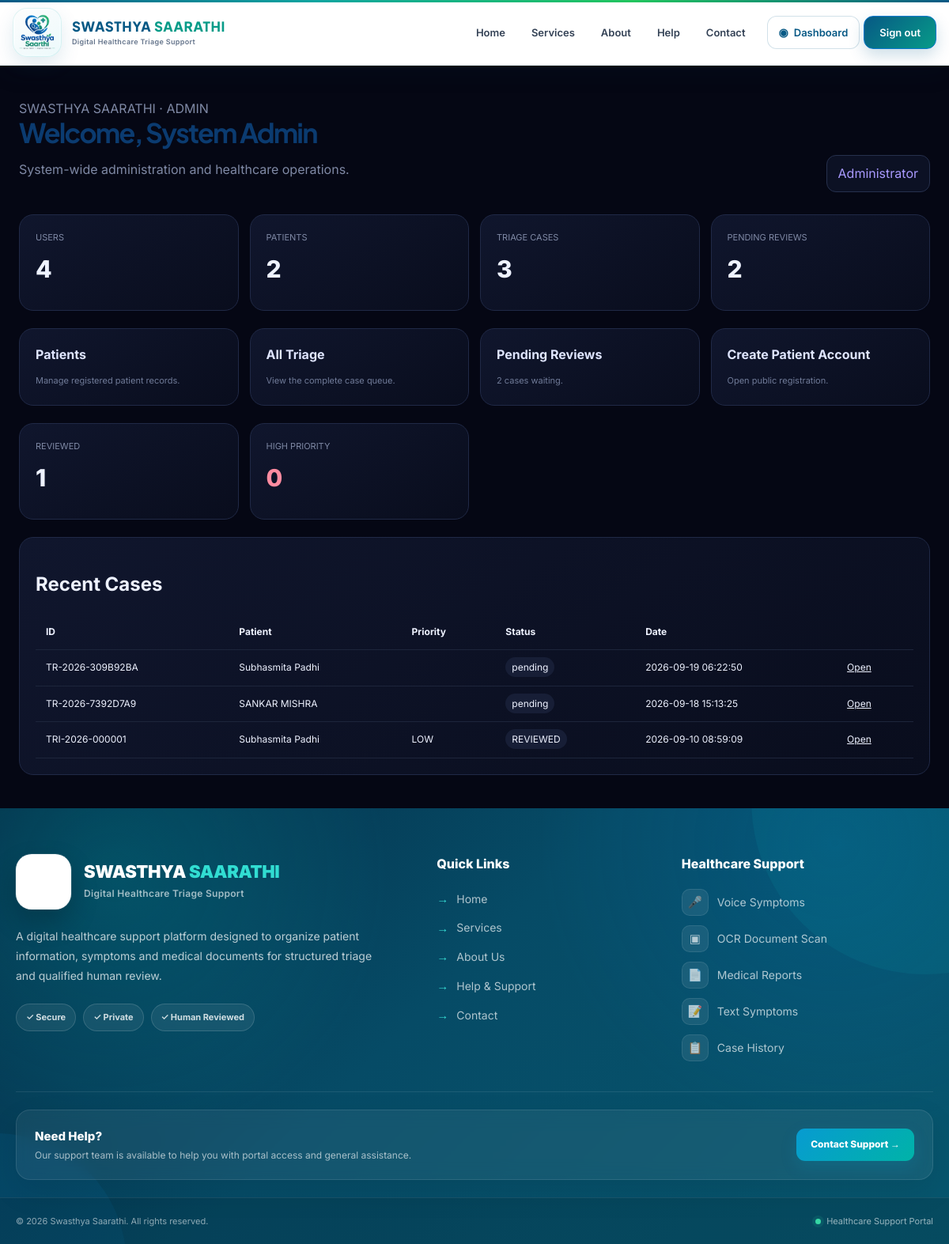
Page /admin/dashboard.php (signed in) on the committed database.
### tables this page shows
CREATE TABLE `triage_reports` (
  `id` int(11) NOT NULL,
  `triage_uid` varchar(30) DEFAULT NULL,
  `patient_id` int(11) DEFAULT NULL,
  `symptoms` text DEFAULT NULL,
  `duration` varchar(255) DEFAULT NULL,
  `priority` enum('HIGH','MEDIUM','LOW') DEFAULT NULL,
  `urgency_flags` text DEFAULT NULL,
  `missing_information` text DEFAULT NULL,
  `summary` text DEFAULT NULL,
  `status` varchar(40) DEFAULT 'WAITING',
  `report_path` varchar(255) DEFAULT NULL,
  `created_at` timestamp NOT NULL DEFAULT current_timestamp(),
  `ocr_text` longtext DEFAULT NULL,
  `prescription_path` varchar(500) DEFAULT NULL,
  `medicine_summary` longtext DEFAULT NULL,
  `reviewed_by` int(11) DEFAULT NULL,
  `reviewer_name` varchar(255) DEFAULT NULL,
  `reviewed_at` datetime DEFAULT NULL,
  `ocr_medicines` text DEFAULT NULL,
  `ocr_document_path` varchar(500) DEFAULT NULL,
  `review_notes` text DEFAULT NULL,
  `prescription_text` longtext DEFAULT NULL,
  `uploaded_document` varchar(500) DEFAULT NULL
);

CREATE TABLE `patients` (
  `id` int(11) NOT NULL,
  `patient_uid` varchar(30) DEFAULT NULL,
  `name` varchar(150) DEFAULT NULL,
  `age` int(11) DEFAULT NULL,
  `gender` varchar(20) DEFAULT NULL,
  `phone` varchar(30) DEFAULT NULL,
  `language` varchar(40) DEFAULT NULL,
  `created_at` timestamp NOT NULL DEFAULT current_timestamp()
);

### includes/dashboard_guard.php (called while the page is built, shortened)
<?php
function dashboard_escape(mixed $value): string
{
    return htmlspecialchars((string)($value ?? ''), ENT_QUOTES, 'UTF-8');
}

### admin/dashboard.php (the view, shortened to what this page needs)
<?php
require_once __DIR__ . '/../includes/dashboard_guard.php';
require_once __DIR__ . '/../config/database.php';
$name = $_SESSION['user_name'] ?? 'Administrator';
$totalPatients = (int)$pdo->query("SELECT COUNT(*) FROM patients")->fetchColumn();
$totalCases = (int)$pdo->query("SELECT COUNT(*) FROM triage_reports")->fetchColumn();
$pending = (int)$pdo->query("SELECT COUNT(*) FROM triage_reports WHERE LOWER(COALESCE(status,'')) IN ('pending','waiting','pending_review','under_review')")->fetchColumn();
$reviewed = (int)$pdo->query("SELECT COUNT(*) FROM triage_reports WHERE LOWER(COALESCE(status,'')) IN ('reviewed','closed')")->fetchColumn();
$users = (int)$pdo->query("SELECT COUNT(*) FROM users")->fetchColumn();
$high = (int)$pdo->query("SELECT COUNT(*) FROM triage_reports WHERE UPPER(COALESCE(priority,''))='HIGH'")->fetchColumn();
$recent = $pdo->query("SELECT t.id,t.triage_uid,t.priority,t.status,t.created_at,p.name patient_name FROM triage_reports t LEFT JOIN patients p ON p.id=t.patient_id ORDER BY t.created_at DESC LIMIT 8")->fetchAll();
include __DIR__ . '/../includes/header.php';
?>
<main class="db"><div class="wrap">
<div class="hero"><div><div class="muted">SWASTHYA SAARATHI · ADMIN</div><h1>Welcome, <?=dashboard_escape($name)?></h1><p class="muted">System-wide administration and healthcare operations.</p></div><div class="role">Administrator</div></div>
<div class="grid">
<div class="card"><div class="label">USERS</div><div class="num"><?=number_format($users)?></div></div>
<div class="card"><div class="label">PATIENTS</div><div class="num"><?=number_format($totalPatients)?></div></div>
<div class="card"><div class="label">TRIAGE CASES</div><div class="num"><?=number_format($totalCases)?></div></div>
<div class="card"><div class="label">PENDING REVIEWS</div><div class="num"><?=number_format($pending)?></div></div>
</div>
<div class="actions">
<a class="card action" href="../patients.php"><strong>Patients</strong><span>Manage registered patient records.</span></a>
<a class="card action" href="../queue.php"><strong>All Triage</strong><span>View the complete case queue.</span></a>
<a class="card action" href="../queue.php?status=pending"><strong>Pending Reviews</strong><span><?=number_format($pending)?> cases waiting.</span></a>
<a class="card action" href="../register.php"><strong>Create Patient Account</strong><span>Open public registration.</span></a>
</div>
<div class="grid"><div class="card"><div class="label">REVIEWED</div><div class="num"><?=number_format($reviewed)?></div></div><div class="card"><div class="label">HIGH PRIORITY</div><div class="num danger"><?=number_format($high)?></div></div></div>
<section class="card table"><h2>Recent Cases</h2><table><thead><tr><th>ID</th><th>Patient</th><th>Priority</th><th>Status</th><th>Date</th><th></th></tr></thead><tbody><?php foreach($recent as $r): ?><tr><td><?=dashboard_escape($r['triage_uid'])?></td><td><?=dashboard_escape($r['patient_name'] ?? 'Unknown')?></td><td><?=dashboard_escape($r['priority'] ?? '—')?></td><td><span class="badge"><?=dashboard_escape($r['status'] ?? '—')?></span></td><td><?=dashboard_escape($r['created_at'])?></td><td><a href="../review.php?id=<?= (int)$r['id'] ?>">Open</a></td></tr><?php endforeach; ?></tbody></table></section>
</div></main>
<?php include __DIR__ . '/../includes/footer.php'; ?>

### rows in the picture
triage_reports: triage_uid "TR-2026-309B92BA", patient.name "Subhasmita Padhi", status "pending", created_at "2026-09-19 06:22:50"
triage_reports: triage_uid "TR-2026-7392D7A9", patient.name "SANKAR MISHRA", status "pending", created_at "2026-09-18 15:13:25"
triage_reports: triage_uid "TRI-2026-000001", patient.name "Subhasmita Padhi", priority "LOW", status "REVIEWED", created_at "2026-09-10 08:59:09"

### other values in the picture
dashboard_escape($name) "System Admin"
$users "4"
$totalPatients "2"
$totalCases "3"
$pending "2"
$reviewed "1"
$high "0"
